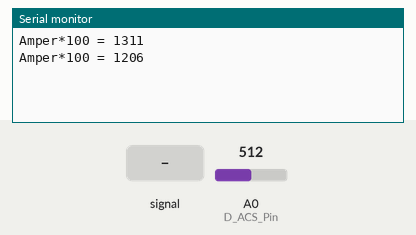
Recording of a sketch running on a simulated Arduino Uno, built with avr-gcc and run on an emulated ATmega328P. On the bench: the last lines printed to the serial monitor. The test bench sets the inputs (shaded band); at power-on: A0 (D_ACS_Pin) = 512.

Above: at 1.2 s.
1.3 s: A0 (D_ACS_Pin) fed a 200 Hz sine of ±81 counts around its level
At 1.9 s:
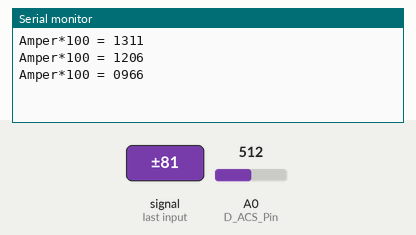
2.8 s: A0 (D_ACS_Pin) set to 716
At 3.4 s:
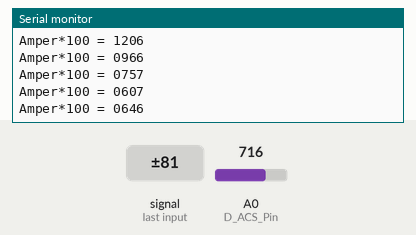
4.3 s: A0 (D_ACS_Pin) set to 900
At 4.9 s:
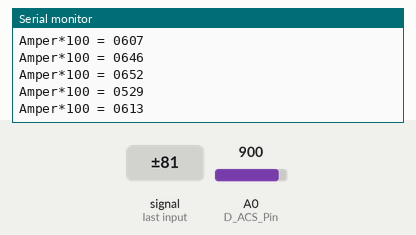
Timing chart, 0 to 7.3 s (numbered marks = the images above; inputs shaded):
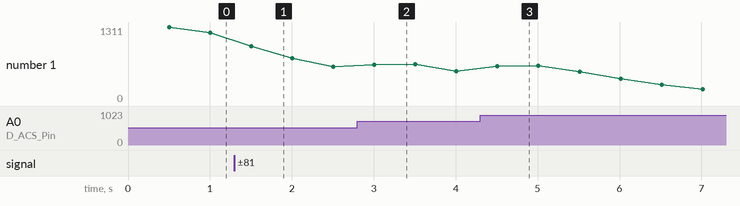

Measured:
- after the input at 1.3 s, the serial monitor: prints a new line after 0.20 s (image 1)
- after the input at 2.8 s, the serial monitor: prints a new line after 0.21 s (image 2)
- after the input at 4.3 s, the serial monitor: prints a new line after 0.21 s (image 3)
- plotted number 1: 1206 → 607 after the input at 1.3 s, 607 → 529 after the input at 2.8 s

The sketch:

Current_Majol.ino
```cpp
/*
 * Amere meter(AC) Majol and commiunication with SPI and IC ACS712-20A || ACS712-30A && ATMEGA8
 * direct bye : Hamed Sargoli
 * version : 00.04
 * Company: IHCO
 * Date : 1399/02/08
*/
#include <avr/wdt.h>
#include <Filters.h>
#include <SPI.h>
#include "Classes.h"

#define D_Send_To_Serial true                                                 //for send data to serial port OR not send
#define D_ACS_Pin A0                                                          //Sensor data pin on A0 analog input
#define D_time_Update_data 500
#define D_time_Calculate 50


//declerate variable and class
char Buffer[5];
char index = 0;
bool Flag_SPI_Send = false;
Times CALCULATE_AMPER;
Times SEND;
Ampermeter AMP;

void setup()
{
  pinMode(D_ACS_Pin,INPUT);                                                     //Define the pin mode
  if(D_Send_To_Serial)
    Serial.begin(115200);

  //Setting for SPI
  pinMode(MISO, OUTPUT);
  SPCR |= _BV(SPE);
  index = 0;                                                                  // buffer empty
  SPI.attachInterrupt();                                                      //intrrupt Enable
}

void loop()
{
  wdt_enable(WDTO_500MS);                                                     // enable the watchdog
  CALCULATE_AMPER.ontime();
  SEND.ontime();

  RunningStatistics inputStats;                                               // create statistics to look at the raw test signal
  inputStats.setWindowSecs( AMP.windowLength );                               //Set the window length

  while(true)
  {
    wdt_reset();                                                              // uncomment to avoid reboot
    AMP.ACS_Value = analogRead(D_ACS_Pin);                                    // read the analog in value
    inputStats.input(AMP.ACS_Value);                                          // log to Stats function

    if(CALCULATE_AMPER.timediff() > D_time_Calculate)
    {
      CALCULATE_AMPER.ontime();                                               // update time
      AMP.TRMS = AMP.intercept + AMP.slope_ACS_20A * inputStats.sigma();
    }

    if(SEND.timediff() > D_time_Update_data)                                  //change time send by define change
    {
      sprintf(Buffer,"%4d",int(AMP.TRMS*100));                                //change AMPERE to String
      for(int i=0 ; i < strlen(Buffer) ; i++)
        if(Buffer[i]==' ')
          Buffer[i]='0';
      if(D_Send_To_Serial)                                                    //if for sned data to serial or not
      {
        Serial.print("Amper*100 = ");
        Serial.println(Buffer);
      }
      SEND.ontime();                                                          // update time send
    }
  }
}

// SPI interrupt routine
ISR (SPI_STC_vect)
{
  byte c = SPDR;
  if (c == '<')                                                               //Header for start Send
    Flag_SPI_Send = true;
  if (c == '>')                                                               //Footer for Stop Send
  {
    index = 0;
    Flag_SPI_Send = false;
  }
  if(Flag_SPI_Send)
  {
    SPDR = Buffer[index];
    index++;
  }
}
```

Classes.h
```cpp
class Times{
  public:
    unsigned long times;
    void ontime(void)
    {
      times=millis();
    }
    unsigned long timediff(void)
    {
      return (millis()-times);
    }
};

class Ampermeter{
  public:
    float ACS_Value;                                                            // Here we keep the raw data valuess
    float testFrequency = 50;                                                   // test signal frequency (Hz)
    float windowLength = 40.0/testFrequency;                                    // how long to average the signal, for statistist
    float intercept = -0.1;                                                        // to be adjusted based on calibration testing
    float slope_ACS_30A = 0.0752;
    float slope_ACS_20A =  0.052;
    float TRMS;                                                                 // estimated actual current in amps
};
```
